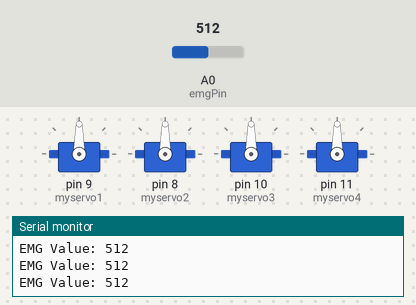
A sketch run on a simulated Arduino Uno, built with avr-gcc and run on an emulated ATmega328P. Parts: 4 × servo, the last lines printed to the serial monitor. The test bench sets the inputs (shaded band); at power-on: A0 (emgPin) = 512.

Above: at 1.2 s.
1.3 s: A0 (emgPin) set to 716
At 1.8 s:
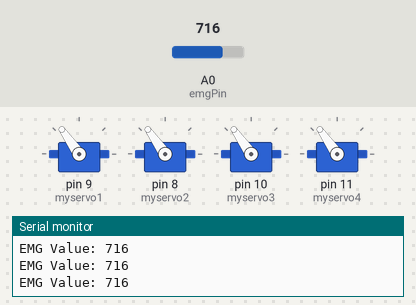
2.8 s: A0 (emgPin) set to 900
At 3.4 s:
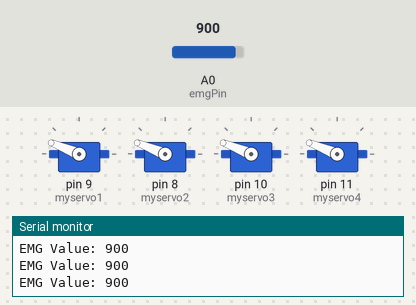
4.3 s: A0 (emgPin) set to 1023
At 4.9 s:
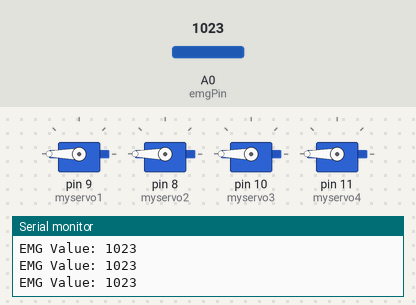
5.8 s: A0 (emgPin) set to 306
At 6.5 s:
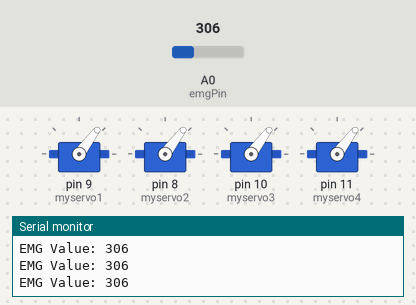
7.3 s: A0 (emgPin) set to 122
At 8.0 s:
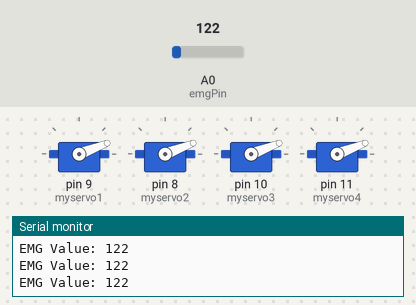
8.8 s: A0 (emgPin) set to 0
At 9.5 s:
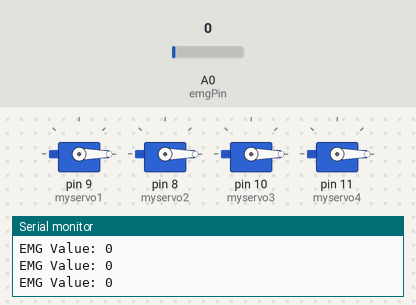
Timing chart, 0 to 11.3 s (numbered marks = the images above; inputs shaded):
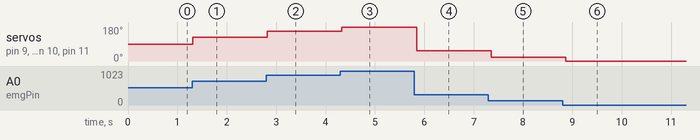

The sketch:

prosthetic_arm.ino
```cpp
#include <Servo.h>

Servo myservo1;
Servo myservo2;
Servo myservo3;
Servo myservo4;

int emgPin = A0;
int emgValue = 0;

int pos = 0;

void setup() {
  myservo1.attach(9);
  myservo2.attach(8);
  myservo3.attach(10);
  myservo4.attach(11);

  Serial.begin(9600);
}

void loop() {
  emgValue = analogRead(emgPin);


  pos = map(emgValue, 0, 1023, 0, 180);


  myservo1.write(pos);
  myservo2.write(pos);
  myservo3.write(pos);
  myservo4.write(pos);

  Serial.print("EMG Value: ");
  Serial.println(emgValue);

  delay(100);
}
```

Measured:
- after the input at 1.3 s, servo on pin 9 (myservo1), servo on pin 8 (myservo2), servo on pin 10 (myservo3), servo on pin 11 (myservo4): 90° → 125° at once
- after the input at 2.8 s, servo on pin 9 (myservo1), servo on pin 8 (myservo2), servo on pin 10 (myservo3), servo on pin 11 (myservo4): 125° → 158° at once
- after the input at 4.3 s, servo on pin 9 (myservo1), servo on pin 8 (myservo2), servo on pin 10 (myservo3), servo on pin 11 (myservo4): 158° → 180° at once
- after the input at 5.8 s, servo on pin 9 (myservo1), servo on pin 8 (myservo2), servo on pin 10 (myservo3), servo on pin 11 (myservo4): 180° → 53° at once
- after the input at 7.3 s, servo on pin 9 (myservo1), servo on pin 8 (myservo2), servo on pin 10 (myservo3), servo on pin 11 (myservo4): 53° → 21° after 0.05 s
- after the input at 8.8 s, servo on pin 9 (myservo1), servo on pin 8 (myservo2), servo on pin 10 (myservo3), servo on pin 11 (myservo4): 21° → 0° after 0.06 s
